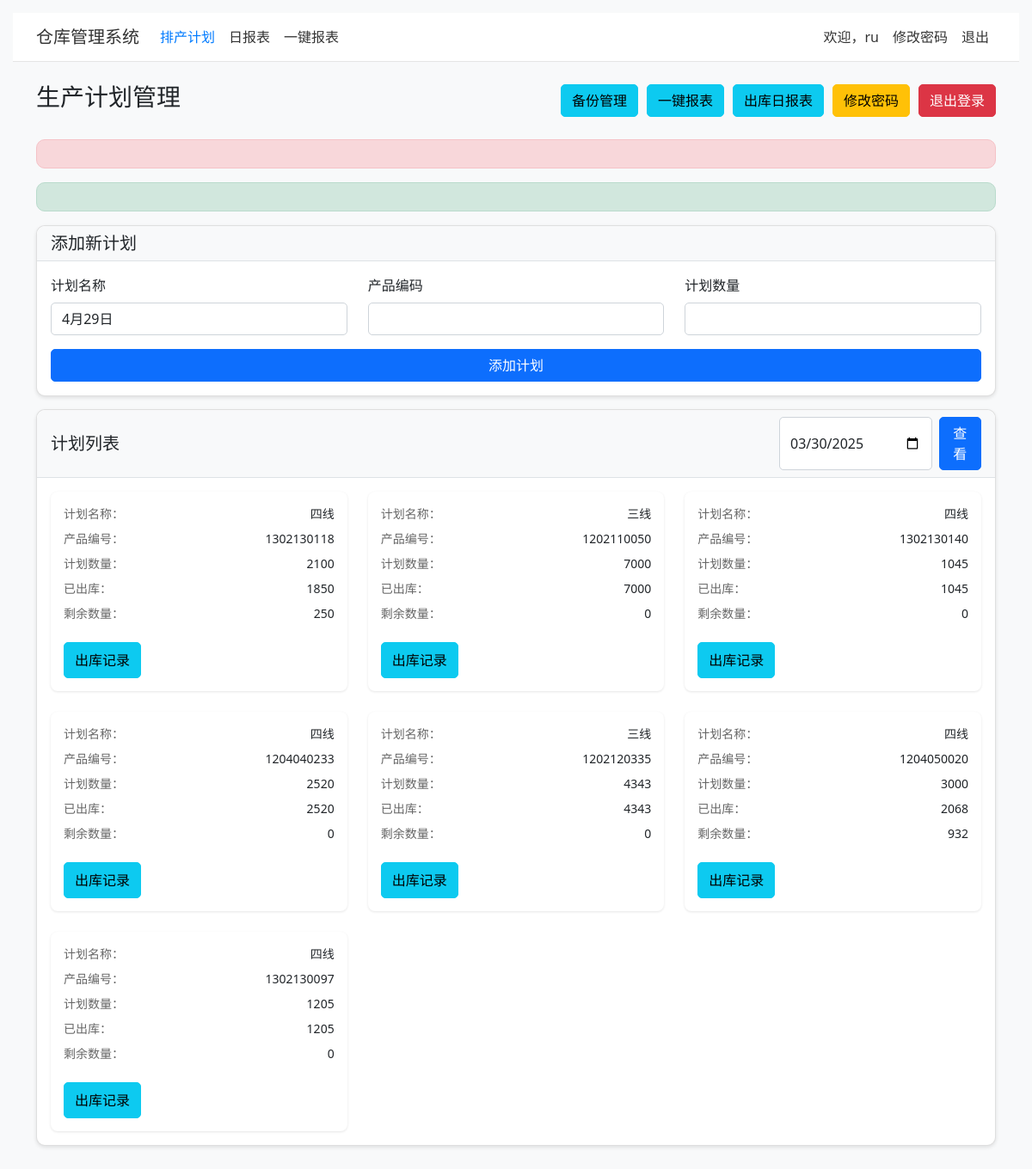
Screenshot of /index.php?date=2025-03-30 (signed in) with the database file from the repository.
### tables this page shows
CREATE TABLE `production_plans` (
  `id` int(11) NOT NULL AUTO_INCREMENT,
  `user_id` int(11) NOT NULL,
  `plan_name` varchar(100) NOT NULL,
  `product_code` varchar(50) NOT NULL,
  `planned_quantity` int(11) NOT NULL,
  `plan_date` date NOT NULL,
  `created_at` timestamp NOT NULL DEFAULT CURRENT_TIMESTAMP,
  PRIMARY KEY (`id`),
  KEY `user_id` (`user_id`),
  CONSTRAINT `production_plans_ibfk_1` FOREIGN KEY (`user_id`) REFERENCES `users` (`id`) ON DELETE CASCADE
);

### index.php (the view, shortened to what this page needs)
<?php
require_once 'config.php';
$username = $_SESSION['username'];
$is_admin = $_SESSION['role'] === ROLE_ADMIN;
$is_storage = $_SESSION['role'] === ROLE_STORAGE;
$error = '';
$success = '';
$selected_date = isset($_GET['date']) ? $_GET['date'] : date('Y-m-d');
try {
    if ($is_admin || $is_storage) {
        $stmt = $pdo->prepare("
            SELECT p.*, u.username as user_name,
            COALESCE((SELECT SUM(outbound_quantity) FROM outbound_records WHERE plan_id = p.id), 0) as total_outbound,
            p.planned_quantity - COALESCE((SELECT SUM(outbound_quantity) FROM outbound_records WHERE plan_id = p.id), 0) as remaining_quantity
            FROM production_plans p
            LEFT JOIN users u ON p.user_id = u.id
            WHERE DATE(p.plan_date) = ?
            ORDER BY p.plan_date DESC, p.id DESC
        ");
        $stmt->execute([$selected_date]);
    }
    $plans = $stmt->fetchAll();
} catch(PDOException $e) {
    $error = "获取计划列表失败：" . $e->getMessage();
}
?>
<!DOCTYPE html>
<html lang="zh-CN">
<head>
    <link href="https://cdn.jsdelivr.net/npm/bootstrap@5.1.3/dist/css/bootstrap.min.css" rel="stylesheet">
</head>
<body>
    <nav class="navbar navbar-expand-lg navbar-light mb-4">
        <div class="container">
            <a class="navbar-brand" href="index.php">仓库管理系统</a>
            <div class="collapse navbar-collapse" id="navbarNav">
                <ul class="navbar-nav me-auto">
                    <li class="nav-item">
                        <a class="nav-link active" href="index.php">排产计划</a>
                    </li>
                    <li class="nav-item">
                        <a class="nav-link" href="daily_report.php">日报表</a>
                    </li>
                    <li class="nav-item">
                        <a class="nav-link" href="report.php">一键报表</a>
                    </li>
                </ul>
                <ul class="navbar-nav">
                    <li class="nav-item">
                        <span class="nav-link">欢迎，<?php echo htmlspecialchars($username); ?></span>
                    </li>
                    <li class="nav-item">
                        <a class="nav-link" href="change_password.php">修改密码</a>
                    </li>
                    <li class="nav-item">
                        <a class="nav-link" href="logout.php">退出</a>
                    </li>
                </ul>
            </div>
        </div>
    </nav>
    <div class="container">
        <div class="d-flex justify-content-between align-items-center mb-4">
            <h1 class="h3">生产计划管理</h1>
            <div>
                <div class="d-flex gap-2">
                    <div class="nav-buttons">
                        <?php if ($is_admin || $is_storage): ?>
                        <a href="backup.php" class="btn btn-info">备份管理</a>
                        <?php endif; ?>
                        <a href="report.php" class="btn btn-info">一键报表</a>
                        <a href="daily_report.php" class="btn btn-info">出库日报表</a>
                        <a href="change_password.php" class="btn btn-warning">修改密码</a>
                        <a href="logout.php" class="btn btn-danger">退出登录</a>
                    </div>
                </div>
            </div>
        </div>
        <?php if (isset($error)): ?>
            <div class="alert alert-danger"><?php echo htmlspecialchars($error); ?></div>
        <?php endif; ?>
        <?php if (isset($success)): ?>
            <div class="alert alert-success"><?php echo htmlspecialchars($success); ?></div>
        <?php endif; ?>
        <div class="card">
            <div class="card-header">
                <h5 class="mb-0">添加新计划</h5>
            </div>
            <div class="card-body">
                <form method="POST">
                    <div class="row">
                        <div class="col-md-4">
                            <div class="mb-3">
                                <label class="form-label">计划名称</label>
                                <input type="text" name="plan_name" class="form-control" value="<?php echo date('n月j日'); ?>" required>
                            </div>
                        </div>
                        <div class="col-md-4">
                            <div class="mb-3">
                                <label class="form-label">产品编码</label>
                                <input type="text" name="product_code" class="form-control" required>
                            </div>
                        </div>
                        <div class="col-md-4">
                            <div class="mb-3">
                                <label class="form-label">计划数量</label>
                                <input type="number" name="planned_quantity" class="form-control" required>
                            </div>
                        </div>
                    </div>
                    <button type="submit" name="add_plan" class="btn btn-primary w-100">添加计划</button>
                </form>
            </div>
        </div>
        <div class="card">
            <div class="card-header d-flex justify-content-between align-items-center">
                <h5 class="mb-0">计划列表</h5>
                <form method="GET" class="d-flex gap-2">
                    <input type="date" name="date" class="form-control" value="<?php echo htmlspecialchars($selected_date); ?>">
                    <button type="submit" class="btn btn-primary">查看</button>
                </form>
            </div>
            <div class="card-body">
                <div class="row row-cols-1 row-cols-md-2 row-cols-lg-3 g-4">
                    <?php foreach ($plans as $plan): ?>
                        <div class="col">
                            <div class="plan-card">
                                <div class="plan-info">
                                    <div class="info-item">
                                        <span class="info-label">计划名称：</span>
                                        <span class="info-value"><?php echo htmlspecialchars($plan['plan_name']); ?></span>
                                    </div>
                                    <div class="info-item">
                                        <span class="info-label">产品编号：</span>
                                        <span class="info-value"><?php echo htmlspecialchars($plan['product_code'] ?? '未设置'); ?></span>
                                    </div>
                                    <div class="info-item">
                                        <span class="info-label">计划数量：</span>
                                        <span class="info-value"><?php echo $plan['planned_quantity']; ?></span>
                                    </div>
                                    <div class="info-item">
                                        <span class="info-label">已出库：</span>
                                        <span class="info-value"><?php echo $plan['total_outbound']; ?></span>
                                    </div>
                                    <div class="info-item">
                                        <span class="info-label">剩余数量：</span>
                                        <span class="info-value"><?php echo $plan['remaining_quantity']; ?></span>
                                    </div>
                                </div>
                                <div class="plan-actions">
                                    <div class="nav-buttons">
                                        <button type="button" class="btn btn-info"
                                                data-bs-toggle="modal"
                                                data-bs-target="#outboundRecordsModal<?php echo $plan['id']; ?>">
                                            出库记录
                                        </button>
                                    </div>
                                </div>
                            </div>
                        </div>
                    <?php endforeach; ?>
                </div>
            </div>
        </div>
    </div>
</body>
</html>

### index.php (style rules this page uses)
body { padding: 15px; background-color: #f8f9fa; }
.card { margin-bottom: 15px; border-radius: 10px; box-shadow: 0 2px 4px rgba(0,0,0,0.1); }
.card-header { background-color: #f8f9fa; border-bottom: 1px solid #dee2e6; border-radius: 10px 10px 0 0 !important; }
.btn { border-radius: 5px; }
.form-control { border-radius: 5px; }
.alert { border-radius: 10px; }
.plan-card { background: white; border-radius: 8px; padding: 15px; box-shadow: 0 1px 3px rgba(0,0,0,0.1); height: 100%; display: flex; flex-direction: column; }
.plan-info { flex: 1; margin-bottom: 15px; }
.info-item { display: flex; justify-content: space-between; margin-bottom: 8px; font-size: 14px; }
.info-label { color: #666; }
.info-value { font-weight: 500; }
.plan-actions { margin-top: auto; }
.nav-buttons { display: flex; gap: 10px; }
.plan-actions .btn { padding: 8px 12px; }
.navbar { background-color: rgba(255, 255, 255, 0.9) !important; backdrop-filter: blur(10px); -webkit-backdrop-filter: blur(10px); border-bottom: 1px solid rgba(0, 0, 0, 0.1); transition: all 0.3s ease; }
.navbar-brand { color: #333 !important; }
.navbar-nav .nav-link { color: #333 !important; transition: color 0.3s ease; }
.navbar-nav .nav-link.active { color: #007bff !important; }

### rows the page displays
production_plans: plan_name "四线", product_code "1302130118", planned_quantity "2100", total_outbound "1850", remaining_quantity "250"
production_plans: plan_name "三线", product_code "1202110050", planned_quantity "7000", total_outbound "7000", remaining_quantity "0"
production_plans: plan_name "四线", product_code "1302130140", planned_quantity "1045", total_outbound "1045", remaining_quantity "0"
production_plans: plan_name "四线", product_code "1204040233", planned_quantity "2520", total_outbound "2520", remaining_quantity "0"
production_plans: plan_name "三线", product_code "1202120335", planned_quantity "4343", total_outbound "4343", remaining_quantity "0"
production_plans: plan_name "四线", product_code "1204050020", planned_quantity "3000", total_outbound "2068", remaining_quantity "932"
production_plans: plan_name "四线", product_code "1302130097", planned_quantity "1205", total_outbound "1205", remaining_quantity "0"

### other values shown
$username "ru"
